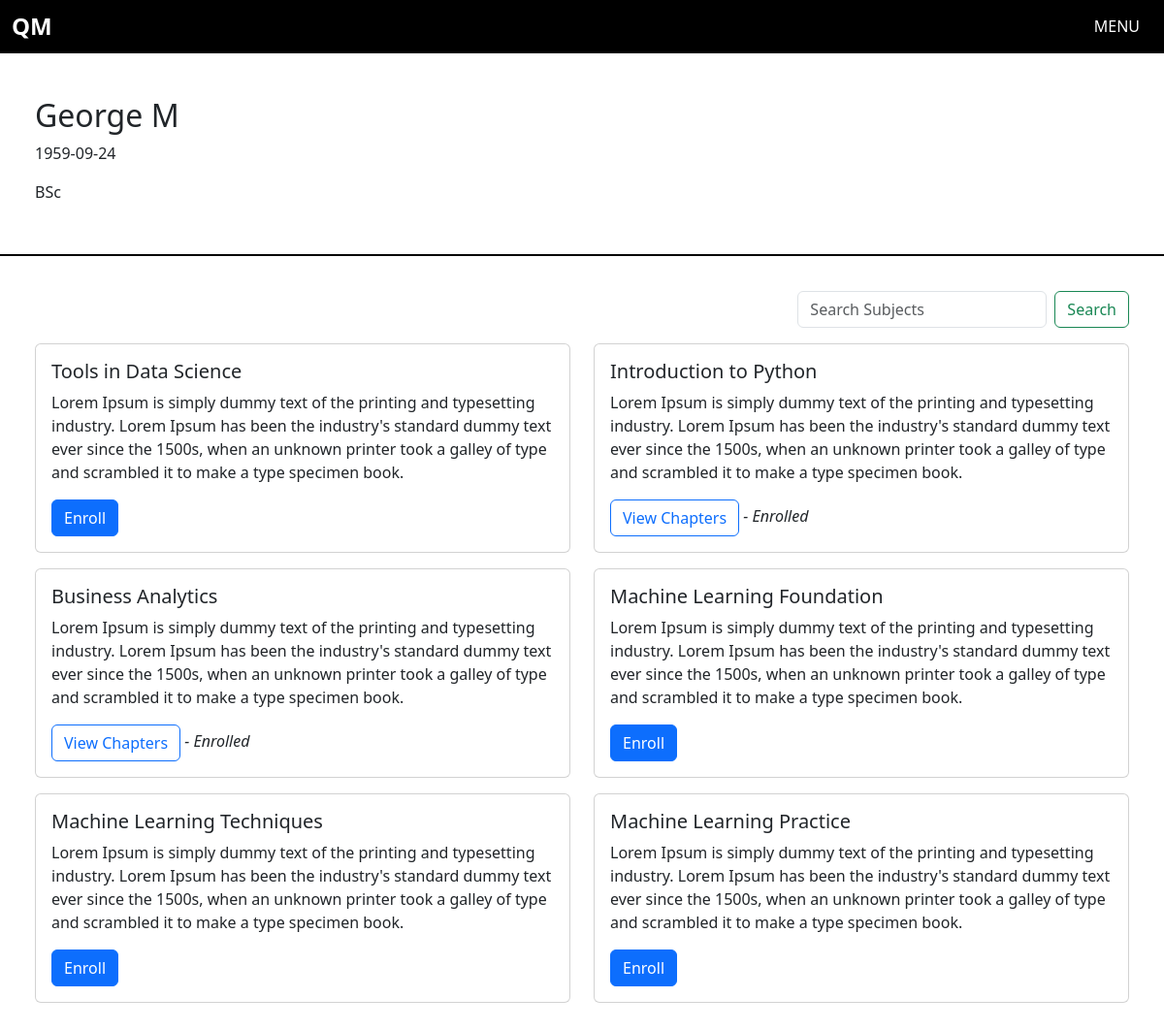
The page /subjects (signed in) on the database its author committed.
### app.py (models this page shows)
class Users(db.Model, UserMixin):
    __tablename__ = 'users'
    id = db.Column(db.Integer, primary_key = True)
    fname = db.Column(db.String(100), nullable = False)
    lname = db.Column(db.String(100), nullable = False)
    dob = db.Column(db.String, nullable = False)
    email = db.Column(db.String(200), nullable = False, unique = True)
    qualification = db.Column(db.String(200), nullable = True)
    username = db.Column(db.String(100), nullable = False, unique = True )
    password = db.Column(db.String(50), nullable = False)
    admin = db.Column(db.Boolean, default = False, nullable = False)
    flagged = db.Column(db.Boolean, default = False, nullable = False)
    subs = db.relationship('Subjects', secondary = 'enrollment', backref = 'enrolledSubs' )
    chaps = db.relationship('Chapters', secondary = 'quiz', backref = 'quizChapters')
    name = db.Column(db.String(100))

class Subjects(db.Model):
    __tablename__ = 'subjects'
    id = db.Column(db.Integer, primary_key=True)
    name = db.Column(db.String(100), nullable = False)
    description = db.Column(db.String(150), nullable = False)
    usrs = db.relationship('Users', secondary = 'enrollment', backref = 'enrolledUsrs' )
    chaps = db.relationship('Chapters', backref = 'chapter')

### app.py (the view)
@app.route('/subjects', methods = ['GET','POST'])
def subjects_view():
    all_subs = Subjects.query.all()
    return render_template('subjects.html', subs = all_subs)

### app.py (called while the page is built)
@login_manager.user_loader
def load_user(user_id):
    return Users.query.get(int(user_id))

### templates/subjects.html (shortened to what this page needs)
{% extends 'base.html' %}
{% block main %}
<div class="header">
    <h2>{{ current_user.fname }} {{ current_user.lname }}</h2>
    <p>{{ current_user.dob }}</p>
    <p>{{ current_user.qualification }}</p>
</div>
<div style="padding: 3%;">
    <div class="mb-3 d-flex justify-content-end" style="width:100%;">
      <form class="d-flex" role="search" action="/search_subjects" method="post">
        <input class="form-control me-2" type="search" placeholder="Search Subjects" aria-label="Search" name="keyword">
        <button class="btn btn-outline-success" type="submit">Search</button>
      </form>
    </div>
    <div class="row">
        {% for sub in subs %}
        <div class="col-sm-6 mb-3">
          <div class="card">
            <div class="card-body">
              <h5 class="card-title">{{ sub.name }}</h5>
              <p class="card-text">{{ sub.description }}</p>
              {% if current_user.admin %}
              <a type="button" class="btn btn-secondary" data-bs-toggle="modal" data-bs-target="#editSub{{ sub.id }}" >Edit</a>
              <div class="modal fade" id="editSub{{ sub.id }}" tabindex="-1" aria-labelledby="exampleModalLabel" aria-hidden="true">
                <div class="modal-dialog">
                <div class="modal-content">
                    <div class="modal-header">
                    <h1 class="modal-title fs-5" id="exampleModalLabel">Create new subject</h1>
                    <button type="button" class="btn-close" data-bs-dismiss="modal" aria-label="Close"></button>
                    </div>
                    <div class="modal-body">
                        <form action="/edit_subject/{{ sub.id }}" method="post" id="editsubForm{{ sub.id }}">
                            <div class="mb-3">
                                <label for="subName" class="form-label">Subject Name</label>
                                <input type="text" class="form-control" id="subName" name="name" value="{{ sub.name }}">
                              </div>
                              <div class="mb-3">
                                <label for="subDesc" class="form-label">Description</label>
                                <textarea class="form-control" id="subDesc" rows="3" name="desc">{{ sub.description }}</textarea>
                            </div>
                        </form>
                    </div>
                    <div class="modal-footer">
                    <button type="button" class="btn btn-secondary" data-bs-dismiss="modal">Close</button>
                    <button type="submit" class="btn btn-primary" form="editsubForm{{ sub.id }}">Submit</button>
                    </div>
                </div>
                </div>
              </div>
              <a href="/delete_subject/{{ sub.id }}" class="btn btn-danger">Delete</a>
              <a href="/chapters/{{ sub.id }}" class="btn btn-outline-primary">View Chapters</a>
              {% elif current_user.is_authenticated %}
                {% if sub not in current_user.subs %}
                  <a href="/enroll/{{ current_user.id }}/{{ sub.id }}" class="btn btn-primary">Enroll</a>
                {% else %}
                  <a href="/chapters/{{ sub.id }}" class="btn btn-outline-primary">View Chapters</a>
                  <i>- Enrolled</i>
                {% endif %}
              {% else %}
              <br>
              <i>- login to enroll</i>
              {% endif %}
            </div>
          </div>
        </div>
        {% endfor %}
      </div>
</div>
{% endblock %}

### static/css/style.css (style rules this page uses)
body { overflow-x: hidden; width: 100%; }
.header { padding: 100px 3% 3% 3%; border-bottom: 2px black solid; transition: ease 0.5s; }

### rows shown on the page
Users: fname "George", lname "M", dob "1959-09-24", qualification "BSc"
Subjects: name "Tools in Data Science", description "Lorem Ipsum is simply dummy text of the printing and typesetting industry. Lorem Ipsum has been the industry's standard dummy text ever since the 1500s, when an unknown printer took a galley of type and scrambled it to make a type specimen book."
Subjects: name "Introduction to Python", description "Lorem Ipsum is simply dummy text of the printing and typesetting industry. Lorem Ipsum has been the industry's standard dummy text ever since the 1500s, when an unknown printer took a galley of type and scrambled it to make a type specimen book."
Subjects: name "Business Analytics", description "Lorem Ipsum is simply dummy text of the printing and typesetting industry. Lorem Ipsum has been the industry's standard dummy text ever since the 1500s, when an unknown printer took a galley of type and scrambled it to make a type specimen book."
Subjects: name "Machine Learning Foundation", description "Lorem Ipsum is simply dummy text of the printing and typesetting industry. Lorem Ipsum has been the industry's standard dummy text ever since the 1500s, when an unknown printer took a galley of type and scrambled it to make a type specimen book."
Subjects: name "Machine Learning Techniques", description "Lorem Ipsum is simply dummy text of the printing and typesetting industry. Lorem Ipsum has been the industry's standard dummy text ever since the 1500s, when an unknown printer took a galley of type and scrambled it to make a type specimen book."
Subjects: name "Machine Learning Practice", description "Lorem Ipsum is simply dummy text of the printing and typesetting industry. Lorem Ipsum has been the industry's standard dummy text ever since the 1500s, when an unknown printer took a galley of type and scrambled it to make a type specimen book."
